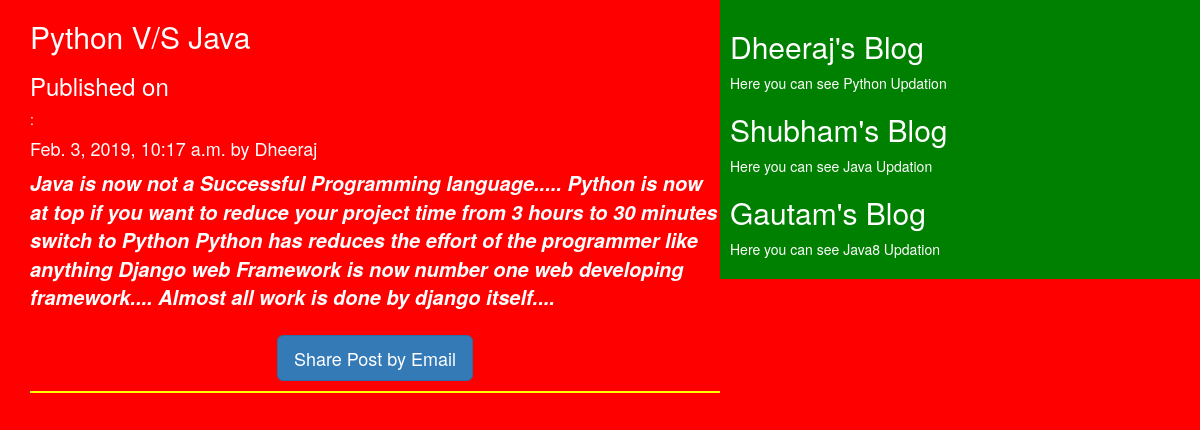
The page /2019/02/03/python-vs-java/ on the database its author committed.
### testap/models.py (models this page shows, shortened)
class Post(models.Model):
    STATUS_CHOICES=(('dratf','DRAFT'),('publish','PUBLISHED'))
    title=models.CharField(max_length=150)
    slug=models.SlugField(max_length=150,unique_for_date='publish')
    author=models.ForeignKey(User,related_name='blog_post')
    body=models.TextField()
    publish=models.DateTimeField(default=timezone.now)
    created=models.DateTimeField(auto_now_add=True)
    updated=models.DateTimeField(auto_now=True)
    status=models.CharField(max_length=10,choices=STATUS_CHOICES,default='draft')
    objects=CustomManager()
    class Meta:
        ordering=('-publish',)

### testap/views.py (the view)
# urls.py: url(r'^(?P<year>\d{4})/(?P<month>\d{2})/(?P<day>\d{2})/(?P<post>[-\w]+)/$',views.Post_Detail_View,name='post_detail')
def Post_Detail_View(request,year,month,day,post):
    post=get_object_or_404(Post,slug=post,status='publish',publish__year=year,publish__month=month,publish__day=day)
    return render(request,'testap/post_detail.html',{'post':post})

### testap/models.py (called while the page is built)
    def get_queryset(self):
        return super().get_queryset().filter(status='publish')

### templates/testap/post_detail.html (shortened to what this page needs)
{%extends 'testap/base.html'%}
{%block body_block%}
<h2>{{post.title}}</h2>
<h3>Published on</h3>: <h4>{{post.publish}} by {{post.author|title}}</h4>
<p id='date'>{{post.body}}</p>
<h1><a class='btn btn-primary btn-lg'  href='/share/{{post.id}}'>Share Post by Email</a></h1>
{%endblock%}

### static/css/blog.css (style rules this page uses)
h1 { text-align: center; border-bottom: 2px solid yellow; padding-bottom: 10px; }
#date { font-style: italic; font-size: 20px; font-weight: bold; }
body { background-color:red; }
a { color:rgb(191,242,7); }

### rows shown on the page
Post: title "Python V/S Java", publish "Feb. 3, 2019, 10:17 a.m.", author "Dheeraj", body "Java is now not a Successful Programming language..... Python is now at top if you want to reduce your project time from 3 hours to 30 minutes switch to Python Python has reduces the effort of the programmer like anything Django web Framework is now number one web developing framework.... Almost all work is done by django itself...."
